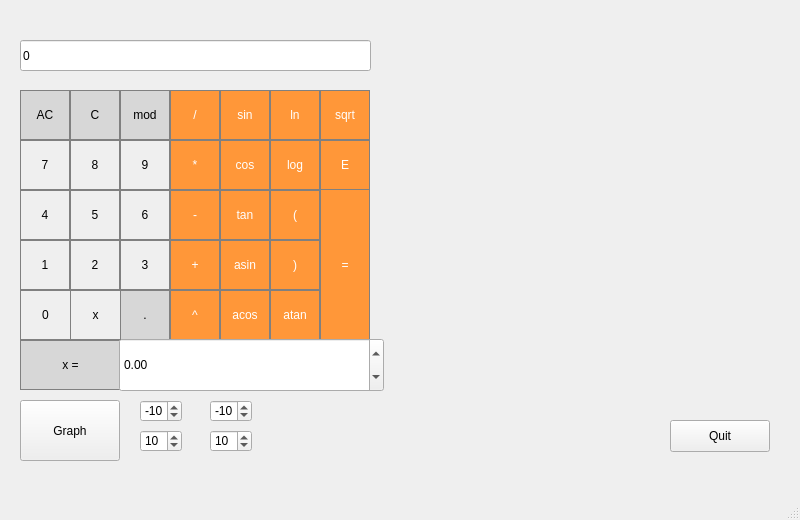
<?xml version="1.0" encoding="UTF-8"?>
<ui version="4.0">
 <class>View</class>
 <widget class="QMainWindow" name="View">
  <property name="geometry">
   <rect>
    <x>0</x>
    <y>0</y>
    <width>800</width>
    <height>520</height>
   </rect>
  </property>
  <property name="maximumSize">
   <size>
    <width>16777215</width>
    <height>16777215</height>
   </size>
  </property>
  <property name="windowTitle">
   <string notr="true">View</string>
  </property>
  <widget class="QWidget" name="centralwidget">
   <widget class="QPushButton" name="ExitButton">
    <property name="geometry">
     <rect>
      <x>670</x>
      <y>420</y>
      <width>100</width>
      <height>32</height>
     </rect>
    </property>
    <property name="text">
     <string>Quit</string>
    </property>
   </widget>
   <widget class="QPushButton" name="DeleteAllCharsButton">
    <property name="geometry">
     <rect>
      <x>20</x>
      <y>90</y>
      <width>50</width>
      <height>50</height>
     </rect>
    </property>
    <property name="styleSheet">
     <string notr="true">QPushButton {
	background-color: rgb(215, 215, 215);
	border: 1px solid gray;
}
QPushButton:pressed {
	background-color: qlineargradient(x1: 0, y1: 0, x2: 0, y2: 1,
									stop: 0 #BEBEBE, stop: 1 #D7D7D7);
}</string>
    </property>
    <property name="text">
     <string>AC</string>
    </property>
   </widget>
   <widget class="QPushButton" name="DeleteLastCharButton">
    <property name="geometry">
     <rect>
      <x>70</x>
      <y>90</y>
      <width>50</width>
      <height>50</height>
     </rect>
    </property>
    <property name="styleSheet">
     <string notr="true">QPushButton {
	background-color: rgb(215, 215, 215);
	border: 1px solid gray;
}
QPushButton:pressed {
	background-color: qlineargradient(x1: 0, y1: 0, x2: 0, y2: 1,
									stop: 0 #BEBEBE, stop: 1 #D7D7D7);
}</string>
    </property>
    <property name="text">
     <string>C</string>
    </property>
   </widget>
   <widget class="QPushButton" name="ModButton">
    <property name="geometry">
     <rect>
      <x>120</x>
      <y>90</y>
      <width>50</width>
      <height>50</height>
     </rect>
    </property>
    <property name="styleSheet">
     <string notr="true">QPushButton {
	background-color: rgb(215, 215, 215);
	border: 1px solid gray;
}
QPushButton:pressed {
	background-color: qlineargradient(x1: 0, y1: 0, x2: 0, y2: 1,
									stop: 0 #BEBEBE, stop: 1 #D7D7D7);
}</string>
    </property>
    <property name="text">
     <string>mod</string>
    </property>
   </widget>
   <widget class="QPushButton" name="DivisionButton">
    <property name="geometry">
     <rect>
      <x>170</x>
      <y>90</y>
      <width>50</width>
      <height>50</height>
     </rect>
    </property>
    <property name="styleSheet">
     <string notr="true">QPushButton {
	background-color: rgb(255, 151, 57);
	color: white;
	border: 1px solid gray;
}

QPushButton::pressed {
	background-color: qlineargradient(x1: 0, y1: 0, x2:0, y2: 1,
									stop: 0 #FF7832, stop: 1 #FF9739);
}</string>
    </property>
    <property name="text">
     <string>/</string>
    </property>
   </widget>
   <widget class="QPushButton" name="NineButton">
    <property name="geometry">
     <rect>
      <x>120</x>
      <y>140</y>
      <width>50</width>
      <height>50</height>
     </rect>
    </property>
    <property name="styleSheet">
     <string notr="true">QPushButton {
	border: 1px solid gray;
}
QPushButton:pressed {
	background-color: qlineargradient(x1: 0, y1: 0, x2: 0, y2: 1,
									stop: 0 #dadbde, stop: 1 #f6f7fa);
}</string>
    </property>
    <property name="text">
     <string>9</string>
    </property>
   </widget>
   <widget class="QPushButton" name="EightButton">
    <property name="geometry">
     <rect>
      <x>70</x>
      <y>140</y>
      <width>50</width>
      <height>50</height>
     </rect>
    </property>
    <property name="styleSheet">
     <string notr="true">QPushButton {
	border: 1px solid gray;
}
QPushButton:pressed {
	background-color: qlineargradient(x1: 0, y1: 0, x2: 0, y2: 1,
									stop: 0 #dadbde, stop: 1 #f6f7fa);
}</string>
    </property>
    <property name="text">
     <string>8</string>
    </property>
   </widget>
   <widget class="QPushButton" name="MultiplyButton">
    <property name="geometry">
     <rect>
      <x>170</x>
      <y>140</y>
      <width>50</width>
      <height>50</height>
     </rect>
    </property>
    <property name="styleSheet">
     <string notr="true">QPushButton {
	background-color: rgb(255, 151, 57);
	color: white;
	border: 1px solid gray;
}

QPushButton::pressed {
	background-color: qlineargradient(x1: 0, y1: 0, x2:0, y2: 1,
									stop: 0 #FF7832, stop: 1 #FF9739);
}</string>
    </property>
    <property name="text">
     <string>*</string>
    </property>
   </widget>
   <widget class="QPushButton" name="SevenButton">
    <property name="geometry">
     <rect>
      <x>20</x>
      <y>140</y>
      <width>50</width>
      <height>50</height>
     </rect>
    </property>
    <property name="styleSheet">
     <string notr="true">QPushButton {
	border: 1px solid gray;
}
QPushButton:pressed {
	background-color: qlineargradient(x1: 0, y1: 0, x2: 0, y2: 1,
									stop: 0 #dadbde, stop: 1 #f6f7fa);
}</string>
    </property>
    <property name="text">
     <string>7</string>
    </property>
   </widget>
   <widget class="QPushButton" name="SixButton">
    <property name="geometry">
     <rect>
      <x>120</x>
      <y>190</y>
      <width>50</width>
      <height>50</height>
     </rect>
    </property>
    <property name="styleSheet">
     <string notr="true">QPushButton {
	border: 1px solid gray;
}
QPushButton:pressed {
	background-color: qlineargradient(x1: 0, y1: 0, x2: 0, y2: 1,
									stop: 0 #dadbde, stop: 1 #f6f7fa);
}</string>
    </property>
    <property name="text">
     <string>6</string>
    </property>
   </widget>
   <widget class="QPushButton" name="FiveButton">
    <property name="geometry">
     <rect>
      <x>70</x>
      <y>190</y>
      <width>50</width>
      <height>50</height>
     </rect>
    </property>
    <property name="styleSheet">
     <string notr="true">QPushButton {
	border: 1px solid gray;
}
QPushButton:pressed {
	background-color: qlineargradient(x1: 0, y1: 0, x2: 0, y2: 1,
									stop: 0 #dadbde, stop: 1 #f6f7fa);
}</string>
    </property>
    <property name="text">
     <string>5</string>
    </property>
   </widget>
   <widget class="QPushButton" name="MinusButton">
    <property name="geometry">
     <rect>
      <x>170</x>
      <y>190</y>
      <width>50</width>
      <height>50</height>
     </rect>
    </property>
    <property name="styleSheet">
     <string notr="true">QPushButton {
	background-color: rgb(255, 151, 57);
	color: white;
	border: 1px solid gray;
}

QPushButton::pressed {
	background-color: qlineargradient(x1: 0, y1: 0, x2:0, y2: 1,
									stop: 0 #FF7832, stop: 1 #FF9739);
}</string>
    </property>
    <property name="text">
     <string>-</string>
    </property>
   </widget>
   <widget class="QPushButton" name="FourButton">
    <property name="geometry">
     <rect>
      <x>20</x>
      <y>190</y>
      <width>50</width>
      <height>50</height>
     </rect>
    </property>
    <property name="styleSheet">
     <string notr="true">QPushButton {
	border: 1px solid gray;
}
QPushButton:pressed {
	background-color: qlineargradient(x1: 0, y1: 0, x2: 0, y2: 1,
									stop: 0 #dadbde, stop: 1 #f6f7fa);
}</string>
    </property>
    <property name="text">
     <string>4</string>
    </property>
   </widget>
   <widget class="QPushButton" name="ThreeButton">
    <property name="geometry">
     <rect>
      <x>120</x>
      <y>240</y>
      <width>50</width>
      <height>50</height>
     </rect>
    </property>
    <property name="styleSheet">
     <string notr="true">QPushButton {
	border: 1px solid gray;
}
QPushButton:pressed {
	background-color: qlineargradient(x1: 0, y1: 0, x2: 0, y2: 1,
									stop: 0 #dadbde, stop: 1 #f6f7fa);
}</string>
    </property>
    <property name="text">
     <string>3</string>
    </property>
   </widget>
   <widget class="QPushButton" name="TwoButton">
    <property name="geometry">
     <rect>
      <x>70</x>
      <y>240</y>
      <width>50</width>
      <height>50</height>
     </rect>
    </property>
    <property name="styleSheet">
     <string notr="true">QPushButton {
	border: 1px solid gray;
}
QPushButton:pressed {
	background-color: qlineargradient(x1: 0, y1: 0, x2: 0, y2: 1,
									stop: 0 #dadbde, stop: 1 #f6f7fa);
}</string>
    </property>
    <property name="text">
     <string>2</string>
    </property>
   </widget>
   <widget class="QPushButton" name="PlusButton">
    <property name="geometry">
     <rect>
      <x>170</x>
      <y>240</y>
      <width>50</width>
      <height>50</height>
     </rect>
    </property>
    <property name="styleSheet">
     <string notr="true">QPushButton {
	background-color: rgb(255, 151, 57);
	color: white;
	border: 1px solid gray;
}

QPushButton::pressed {
	background-color: qlineargradient(x1: 0, y1: 0, x2:0, y2: 1,
									stop: 0 #FF7832, stop: 1 #FF9739);
}</string>
    </property>
    <property name="text">
     <string>+</string>
    </property>
   </widget>
   <widget class="QPushButton" name="OneButton">
    <property name="geometry">
     <rect>
      <x>20</x>
      <y>240</y>
      <width>50</width>
      <height>50</height>
     </rect>
    </property>
    <property name="styleSheet">
     <string notr="true">QPushButton {
	border: 1px solid gray;
}
QPushButton:pressed {
	background-color: qlineargradient(x1: 0, y1: 0, x2: 0, y2: 1,
									stop: 0 #dadbde, stop: 1 #f6f7fa);
}</string>
    </property>
    <property name="text">
     <string>1</string>
    </property>
   </widget>
   <widget class="QPushButton" name="DotButton">
    <property name="geometry">
     <rect>
      <x>120</x>
      <y>290</y>
      <width>50</width>
      <height>50</height>
     </rect>
    </property>
    <property name="styleSheet">
     <string notr="true">QPushButton {
	background-color: rgb(215, 215, 215);
	border: 1px solid gray;
}
QPushButton:pressed {
	background-color: qlineargradient(x1: 0, y1: 0, x2: 0, y2: 1,
									stop: 0 #BEBEBE, stop: 1 #D7D7D7);
}</string>
    </property>
    <property name="text">
     <string>.</string>
    </property>
   </widget>
   <widget class="QPushButton" name="ResultButton">
    <property name="geometry">
     <rect>
      <x>320</x>
      <y>189</y>
      <width>50</width>
      <height>151</height>
     </rect>
    </property>
    <property name="maximumSize">
     <size>
      <width>16777215</width>
      <height>16777215</height>
     </size>
    </property>
    <property name="styleSheet">
     <string notr="true">QPushButton {
	background-color: rgb(255, 151, 57);
	color: white;
	border: 1px solid gray;
}

QPushButton::pressed {
	background-color: qlineargradient(x1: 0, y1: 0, x2:0, y2: 1,
									stop: 0 #FF7832, stop: 1 #FF9739);
}</string>
    </property>
    <property name="text">
     <string>=</string>
    </property>
   </widget>
   <widget class="QPushButton" name="ZeroButton">
    <property name="geometry">
     <rect>
      <x>20</x>
      <y>290</y>
      <width>51</width>
      <height>50</height>
     </rect>
    </property>
    <property name="styleSheet">
     <string notr="true">QPushButton {
	border: 1px solid gray;
}
QPushButton:pressed {
	background-color: qlineargradient(x1: 0, y1: 0, x2: 0, y2: 1,
									stop: 0 #dadbde, stop: 1 #f6f7fa);
}</string>
    </property>
    <property name="text">
     <string>0</string>
    </property>
   </widget>
   <widget class="QPushButton" name="AcosButton">
    <property name="geometry">
     <rect>
      <x>220</x>
      <y>290</y>
      <width>50</width>
      <height>50</height>
     </rect>
    </property>
    <property name="styleSheet">
     <string notr="true">QPushButton {
	background-color: rgb(255, 151, 57);
	color: white;
	border: 1px solid gray;
}

QPushButton::pressed {
	background-color: qlineargradient(x1: 0, y1: 0, x2:0, y2: 1,
									stop: 0 #FF7832, stop: 1 #FF9739);
}</string>
    </property>
    <property name="text">
     <string>acos</string>
    </property>
   </widget>
   <widget class="QPushButton" name="SinButton">
    <property name="geometry">
     <rect>
      <x>220</x>
      <y>90</y>
      <width>50</width>
      <height>50</height>
     </rect>
    </property>
    <property name="styleSheet">
     <string notr="true">QPushButton {
	background-color: rgb(255, 151, 57);
	color: white;
	border: 1px solid gray;
}

QPushButton::pressed {
	background-color: qlineargradient(x1: 0, y1: 0, x2:0, y2: 1,
									stop: 0 #FF7832, stop: 1 #FF9739);
}</string>
    </property>
    <property name="text">
     <string>sin</string>
    </property>
   </widget>
   <widget class="QPushButton" name="TanButton">
    <property name="geometry">
     <rect>
      <x>220</x>
      <y>190</y>
      <width>50</width>
      <height>50</height>
     </rect>
    </property>
    <property name="styleSheet">
     <string notr="true">QPushButton {
	background-color: rgb(255, 151, 57);
	color: white;
	border: 1px solid gray;
}

QPushButton::pressed {
	background-color: qlineargradient(x1: 0, y1: 0, x2:0, y2: 1,
									stop: 0 #FF7832, stop: 1 #FF9739);
}</string>
    </property>
    <property name="text">
     <string>tan</string>
    </property>
   </widget>
   <widget class="QPushButton" name="AsinButton">
    <property name="geometry">
     <rect>
      <x>220</x>
      <y>240</y>
      <width>50</width>
      <height>50</height>
     </rect>
    </property>
    <property name="styleSheet">
     <string notr="true">QPushButton {
	background-color: rgb(255, 151, 57);
	color: white;
	border: 1px solid gray;
}

QPushButton::pressed {
	background-color: qlineargradient(x1: 0, y1: 0, x2:0, y2: 1,
									stop: 0 #FF7832, stop: 1 #FF9739);
}</string>
    </property>
    <property name="text">
     <string>asin</string>
    </property>
   </widget>
   <widget class="QPushButton" name="CosButton">
    <property name="geometry">
     <rect>
      <x>220</x>
      <y>140</y>
      <width>50</width>
      <height>50</height>
     </rect>
    </property>
    <property name="styleSheet">
     <string notr="true">QPushButton {
	background-color: rgb(255, 151, 57);
	color: white;
	border: 1px solid gray;
}

QPushButton::pressed {
	background-color: qlineargradient(x1: 0, y1: 0, x2:0, y2: 1,
									stop: 0 #FF7832, stop: 1 #FF9739);
}</string>
    </property>
    <property name="text">
     <string>cos</string>
    </property>
   </widget>
   <widget class="QPushButton" name="OpenBracketButton">
    <property name="geometry">
     <rect>
      <x>270</x>
      <y>190</y>
      <width>50</width>
      <height>50</height>
     </rect>
    </property>
    <property name="styleSheet">
     <string notr="true">QPushButton {
	background-color: rgb(255, 151, 57);
	color: white;
	border: 1px solid gray;
}

QPushButton::pressed {
	background-color: qlineargradient(x1: 0, y1: 0, x2:0, y2: 1,
									stop: 0 #FF7832, stop: 1 #FF9739);
}</string>
    </property>
    <property name="text">
     <string>(</string>
    </property>
   </widget>
   <widget class="QPushButton" name="LnButton">
    <property name="geometry">
     <rect>
      <x>270</x>
      <y>90</y>
      <width>50</width>
      <height>50</height>
     </rect>
    </property>
    <property name="styleSheet">
     <string notr="true">QPushButton {
	background-color: rgb(255, 151, 57);
	color: white;
	border: 1px solid gray;
}

QPushButton::pressed {
	background-color: qlineargradient(x1: 0, y1: 0, x2:0, y2: 1,
									stop: 0 #FF7832, stop: 1 #FF9739);
}</string>
    </property>
    <property name="text">
     <string>ln</string>
    </property>
   </widget>
   <widget class="QPushButton" name="AtanButton">
    <property name="geometry">
     <rect>
      <x>270</x>
      <y>290</y>
      <width>50</width>
      <height>50</height>
     </rect>
    </property>
    <property name="styleSheet">
     <string notr="true">QPushButton {
	background-color: rgb(255, 151, 57);
	color: white;
	border: 1px solid gray;
}

QPushButton::pressed {
	background-color: qlineargradient(x1: 0, y1: 0, x2:0, y2: 1,
									stop: 0 #FF7832, stop: 1 #FF9739);
}</string>
    </property>
    <property name="text">
     <string>atan</string>
    </property>
   </widget>
   <widget class="QPushButton" name="CloseBracketButton">
    <property name="geometry">
     <rect>
      <x>270</x>
      <y>240</y>
      <width>50</width>
      <height>50</height>
     </rect>
    </property>
    <property name="styleSheet">
     <string notr="true">QPushButton {
	background-color: rgb(255, 151, 57);
	color: white;
	border: 1px solid gray;
}

QPushButton::pressed {
	background-color: qlineargradient(x1: 0, y1: 0, x2:0, y2: 1,
									stop: 0 #FF7832, stop: 1 #FF9739);
}</string>
    </property>
    <property name="text">
     <string>)</string>
    </property>
   </widget>
   <widget class="QPushButton" name="LogButton">
    <property name="geometry">
     <rect>
      <x>270</x>
      <y>140</y>
      <width>50</width>
      <height>50</height>
     </rect>
    </property>
    <property name="styleSheet">
     <string notr="true">QPushButton {
	background-color: rgb(255, 151, 57);
	color: white;
	border: 1px solid gray;
}

QPushButton::pressed {
	background-color: qlineargradient(x1: 0, y1: 0, x2:0, y2: 1,
									stop: 0 #FF7832, stop: 1 #FF9739);
}</string>
    </property>
    <property name="text">
     <string>log</string>
    </property>
   </widget>
   <widget class="QPushButton" name="SqrtButton">
    <property name="geometry">
     <rect>
      <x>320</x>
      <y>90</y>
      <width>50</width>
      <height>50</height>
     </rect>
    </property>
    <property name="styleSheet">
     <string notr="true">QPushButton {
	background-color: rgb(255, 151, 57);
	color: white;
	border: 1px solid gray;
}

QPushButton::pressed {
	background-color: qlineargradient(x1: 0, y1: 0, x2:0, y2: 1,
									stop: 0 #FF7832, stop: 1 #FF9739);
}</string>
    </property>
    <property name="text">
     <string>sqrt</string>
    </property>
   </widget>
   <widget class="QPushButton" name="PowButton">
    <property name="geometry">
     <rect>
      <x>170</x>
      <y>290</y>
      <width>50</width>
      <height>50</height>
     </rect>
    </property>
    <property name="styleSheet">
     <string notr="true">QPushButton {
	background-color: rgb(255, 151, 57);
	color: white;
	border: 1px solid gray;
}

QPushButton::pressed {
	background-color: qlineargradient(x1: 0, y1: 0, x2:0, y2: 1,
									stop: 0 #FF7832, stop: 1 #FF9739);
}</string>
    </property>
    <property name="text">
     <string>^</string>
    </property>
   </widget>
   <widget class="QPushButton" name="XButton">
    <property name="geometry">
     <rect>
      <x>20</x>
      <y>340</y>
      <width>101</width>
      <height>50</height>
     </rect>
    </property>
    <property name="styleSheet">
     <string notr="true">QPushButton {
	background-color: rgb(215, 215, 215);
	border: 1px solid gray;
}
QPushButton:pressed {
	background-color: qlineargradient(x1: 0, y1: 0, x2: 0, y2: 1,
									stop: 0 #BEBEBE, stop: 1 #D7D7D7);
}</string>
    </property>
    <property name="text">
     <string>x =</string>
    </property>
   </widget>
   <widget class="QDoubleSpinBox" name="InputForX">
    <property name="geometry">
     <rect>
      <x>119</x>
      <y>338</y>
      <width>265</width>
      <height>54</height>
     </rect>
    </property>
    <property name="minimum">
     <double>-1000000.000000000000000</double>
    </property>
    <property name="maximum">
     <double>1000000.000000000000000</double>
    </property>
   </widget>
   <widget class="QCustomPlot" name="widget" native="true">
    <property name="geometry">
     <rect>
      <x>400</x>
      <y>10</y>
      <width>371</width>
      <height>381</height>
     </rect>
    </property>
   </widget>
   <widget class="QLineEdit" name="Input">
    <property name="geometry">
     <rect>
      <x>20</x>
      <y>40</y>
      <width>351</width>
      <height>31</height>
     </rect>
    </property>
    <property name="text">
     <string>0</string>
    </property>
    <property name="maxLength">
     <number>255</number>
    </property>
    <property name="readOnly">
     <bool>true</bool>
    </property>
   </widget>
   <widget class="QPushButton" name="GraphButton">
    <property name="geometry">
     <rect>
      <x>20</x>
      <y>400</y>
      <width>100</width>
      <height>61</height>
     </rect>
    </property>
    <property name="text">
     <string>Graph</string>
    </property>
   </widget>
   <widget class="QSpinBox" name="spinBoxXBegin">
    <property name="geometry">
     <rect>
      <x>140</x>
      <y>400</y>
      <width>42</width>
      <height>22</height>
     </rect>
    </property>
    <property name="toolTipDuration">
     <number>-1</number>
    </property>
    <property name="minimum">
     <number>-1000000</number>
    </property>
    <property name="maximum">
     <number>1000000</number>
    </property>
    <property name="value">
     <number>-10</number>
    </property>
   </widget>
   <widget class="QSpinBox" name="spinBoxXEnd">
    <property name="geometry">
     <rect>
      <x>140</x>
      <y>430</y>
      <width>42</width>
      <height>22</height>
     </rect>
    </property>
    <property name="minimum">
     <number>-1000000</number>
    </property>
    <property name="maximum">
     <number>1000000</number>
    </property>
    <property name="value">
     <number>10</number>
    </property>
   </widget>
   <widget class="QSpinBox" name="spinBoxYBegin">
    <property name="geometry">
     <rect>
      <x>210</x>
      <y>400</y>
      <width>42</width>
      <height>22</height>
     </rect>
    </property>
    <property name="minimum">
     <number>-1000000</number>
    </property>
    <property name="maximum">
     <number>1000000</number>
    </property>
    <property name="value">
     <number>-10</number>
    </property>
   </widget>
   <widget class="QSpinBox" name="spinBoxYEnd">
    <property name="geometry">
     <rect>
      <x>210</x>
      <y>430</y>
      <width>42</width>
      <height>22</height>
     </rect>
    </property>
    <property name="minimum">
     <number>-1000000</number>
    </property>
    <property name="maximum">
     <number>1000000</number>
    </property>
    <property name="value">
     <number>10</number>
    </property>
   </widget>
   <widget class="QPushButton" name="XButton_2">
    <property name="geometry">
     <rect>
      <x>70</x>
      <y>290</y>
      <width>51</width>
      <height>50</height>
     </rect>
    </property>
    <property name="styleSheet">
     <string notr="true">QPushButton {
	border: 1px solid gray;
}
QPushButton:pressed {
	background-color: qlineargradient(x1: 0, y1: 0, x2: 0, y2: 1,
									stop: 0 #dadbde, stop: 1 #f6f7fa);
}</string>
    </property>
    <property name="text">
     <string>x</string>
    </property>
   </widget>
   <widget class="QPushButton" name="ExpButton">
    <property name="geometry">
     <rect>
      <x>320</x>
      <y>140</y>
      <width>50</width>
      <height>50</height>
     </rect>
    </property>
    <property name="styleSheet">
     <string notr="true">QPushButton {
	background-color: rgb(255, 151, 57);
	color: white;
	border: 1px solid gray;
}

QPushButton::pressed {
	background-color: qlineargradient(x1: 0, y1: 0, x2:0, y2: 1,
									stop: 0 #FF7832, stop: 1 #FF9739);
}</string>
    </property>
    <property name="text">
     <string>E</string>
    </property>
   </widget>
  </widget>
  <widget class="QMenuBar" name="menubar">
   <property name="geometry">
    <rect>
     <x>0</x>
     <y>0</y>
     <width>800</width>
     <height>24</height>
    </rect>
   </property>
  </widget>
  <widget class="QStatusBar" name="statusbar"/>
 </widget>
 <customwidgets>
  <customwidget>
   <class>QCustomPlot</class>
   <extends>QWidget</extends>
   <header location="global">QCustomPlot/qcustomplot.h</header>
   <container>1</container>
  </customwidget>
 </customwidgets>
 <resources/>
 <connections>
  <connection>
   <sender>ExitButton</sender>
   <signal>clicked()</signal>
   <receiver>View</receiver>
   <slot>close()</slot>
   <hints>
    <hint type="sourcelabel">
     <x>239</x>
     <y>229</y>
    </hint>
    <hint type="destinationlabel">
     <x>292</x>
     <y>322</y>
    </hint>
   </hints>
  </connection>
 </connections>
</ui>
